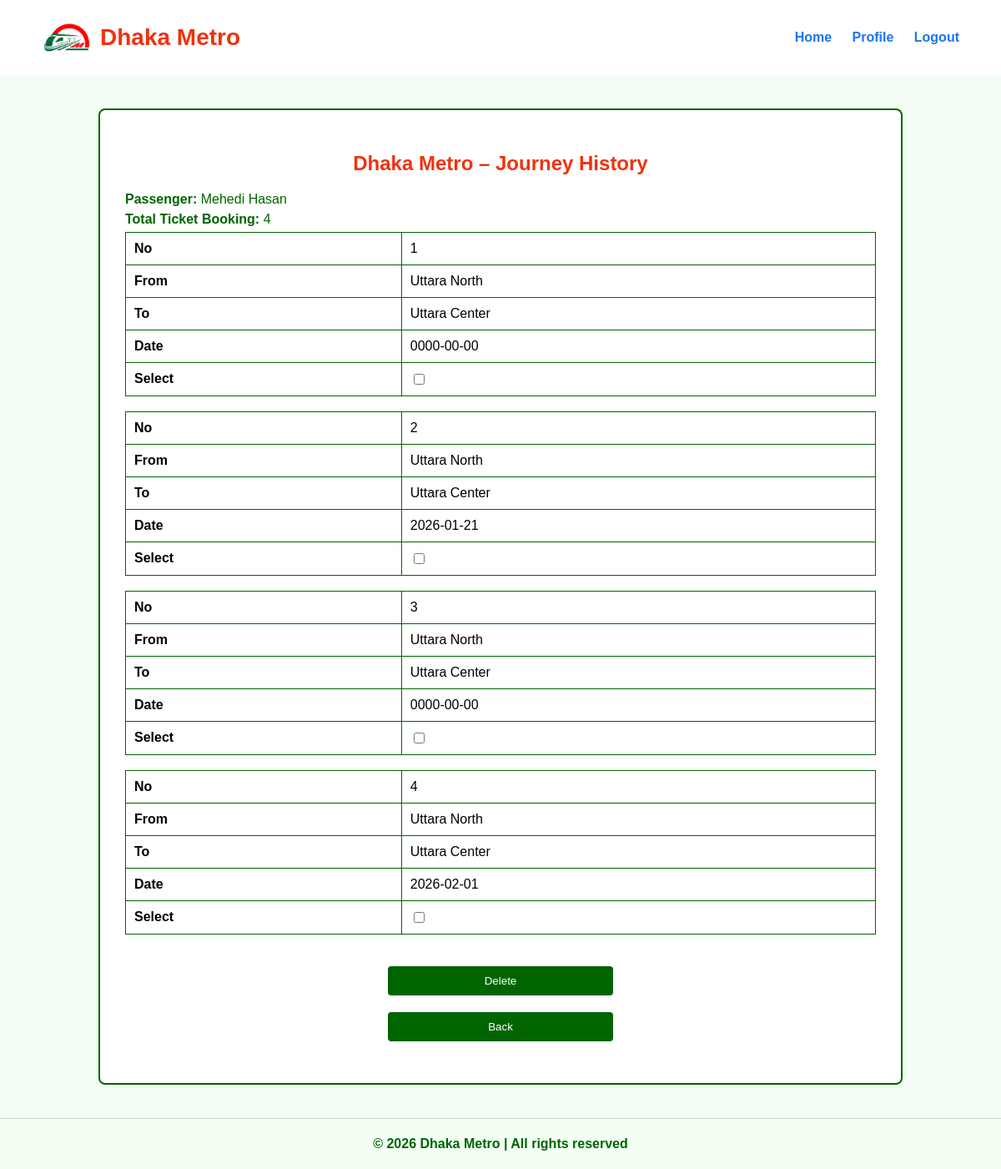
/passenger/view/journey_history.php (signed in), run on the app's committed database.
### tables this page shows
CREATE TABLE `users` (
  `UserID` int(11) NOT NULL,
  `RoleID` int(11) NOT NULL,
  `FirstName` varchar(50) NOT NULL,
  `LastName` varchar(50) DEFAULT NULL,
  `Mobile` varchar(15) NOT NULL,
  `NID` varchar(20) DEFAULT NULL,
  `DateOfBirth` date DEFAULT NULL,
  `Gender` enum('Male','Female','Other') DEFAULT NULL,
  `Password` varchar(255) NOT NULL,
  `Status` enum('Active','Blocked') DEFAULT 'Active',
  `CreatedAt` timestamp NOT NULL DEFAULT current_timestamp()
);

CREATE TABLE `tickets` (
  `TicketID` int(11) NOT NULL,
  `UserID` int(11) NOT NULL,
  `RouteID` int(11) NOT NULL,
  `JourneyDate` date NOT NULL,
  `Status` enum('Pending','Confirmed','Cancelled','Blocked') DEFAULT 'Pending',
  `CreatedAt` timestamp NOT NULL DEFAULT current_timestamp()
);

CREATE TABLE `routes` (
  `RouteID` int(11) NOT NULL,
  `FromStation` varchar(50) NOT NULL,
  `ToStation` varchar(50) NOT NULL,
  `Fare` decimal(10,2) NOT NULL
);

### passenger/model/JourneyModel.php (called while the page is built, shortened)
<?php
include "Database.php";
function getPassenger($userId) {
    global $conn;
    $sql = "SELECT FirstName, LastName
            FROM users
            WHERE UserID = $userId";
    return mysqli_query($conn, $sql);
}
function getTotalTicket($userId) {
    global $conn;
    $sql = "SELECT COUNT(*) AS total
            FROM tickets
            WHERE UserID = $userId";
    return mysqli_query($conn, $sql);
}
function getJourneyHistory($userId) {
    global $conn;
    $sql = "SELECT
                t.TicketID,
                r.FromStation,
                r.ToStation,
                t.JourneyDate
            FROM tickets t
            JOIN routes r ON t.RouteID = r.RouteID
            WHERE t.UserID = $userId
            ORDER BY t.CreatedAt DESC";
    return mysqli_query($conn, $sql);
}
?>

### passenger/view/journey_history.php (the view, shortened to what this page needs)
<?php
include "../model/JourneyModel.php";
include "header.php";
$userId = $_SESSION['UserID'] ?? 0;
$passenger = mysqli_fetch_assoc(getPassenger($userId));
$total = mysqli_fetch_assoc(getTotalTicket($userId));
$journeys = getJourneyHistory($userId);
?>
<link rel="stylesheet" href="journey_history.css">
<div class="dashboard-content">
    <h2 class="page-title">Dhaka Metro  – Journey History</h2>
    <p><strong>Passenger:</strong>
        <?php echo $passenger['FirstName']." ".$passenger['LastName']; ?>
    </p>
    <p><strong>Total Ticket Booking:</strong>
        <?php echo $total['total']; ?>
    </p>
    <form method="post"
          action="../controller/JourneyController.php"
          onsubmit="return validateDelete();">
        <?php
        $no = 1;
        while ($row = mysqli_fetch_assoc($journeys)) {
        ?>
            <table class="history-table">
                <tr>
                    <td><strong>No</strong></td>
                    <td><?php echo $no++; ?></td>
                </tr>
                <tr>
                    <td><strong>From</strong></td>
                    <td><?php echo $row['FromStation']; ?></td>
                </tr>
                <tr>
                    <td><strong>To</strong></td>
                    <td><?php echo $row['ToStation']; ?></td>
                </tr>
                <tr>
                    <td><strong>Date</strong></td>
                    <td><?php echo $row['JourneyDate']; ?></td>
                </tr>
                <tr>
                    <td><strong>Select</strong></td>
                    <td>
                        <input type="checkbox"
                               name="ticket_id[]"
                               value="<?php echo $row['TicketID']; ?>">
                    </td>
                </tr>
            </table>
            <br>
        <?php } ?>
        <button type="submit" class="danger-btn">Delete</button>
        <button type="button"class="danger-btn" onclick="window.location.href='payment_record_page.php '">
   Back
</button>
    </form>
</div>
<?php include "footer.php"; ?>

### passenger/view/header.php
 <link rel="stylesheet" href="dashboard.css">
<div class="header">
    <div class="header-left">
        <img src="signuplogo.png" alt="Metro Logo" class="logo">
        <h1>Dhaka Metro</h1>
    </div>
    <div class="header-right">
        <a href="dashboard_after_login.php">Home</a>
        <a href="payment_record_page.php">Profile</a>
      <a href="/passenger/controller/LogoutController.php">Logout</a>
    </div>
</div>

### passenger/view/footer.php (shortened to what this page needs)
<footer class="footer">
    <p>&copy; <?php echo date("Y"); ?> Dhaka Metro | All rights reserved</p>
</footer>

### passenger/view/dashboard.css (style rules this page uses)
.header { display: flex; justify-content: space-between; align-items: center; padding: 15px 50px; background-color: #ffffff; }
.header-left { display: flex; align-items: center; }
.logo { width: 60px; margin-right: 10px; }
.header-left h1 { color: #F0320C; font-size: 28px; margin: 0; }
.header-right a { color: #1D75F0; text-decoration: none; margin-left: 20px; font-weight: bold; font-size: 16px; }
.footer { text-align: center; padding: 15px 0; color: #006400; font-weight: bold; border-top: 1px solid #ccc; background-color: #f4fff4; margin-top: auto; }

### passenger/view/journey_history.css (style rules this page uses)
.header { display: flex; justify-content: space-between; align-items: center; padding: 15px 50px; background-color: #ffffff; }
.header-left { display: flex; align-items: center; }
.logo { width: 60px; margin-right: 10px; }
.header-left h1 { color: #F0320C; font-size: 28px; margin: 0; }
.header-right a { color: #1D75F0; text-decoration: none; margin-left: 20px; font-weight: bold; }
.dashboard-content { width: 80%; max-width: 900px; margin: 40px auto; background-color: #ffffff; border: 2px solid #006400; border-radius: 8px; padding: 30px; }
.page-title { text-align: center; color: #F0320C; margin-bottom: 20px; }
.dashboard-content p { color: #006400; margin: 6px 0; }
.history-table { width: 100%; border-collapse: collapse; }
.history-table td { border: 1px solid #006400; padding: 10px; }
.danger-btn { width: 30%; padding: 10px; background-color: #006400; color: white; border: none; border-radius: 4px; display: block; margin: 20px auto; }

### passenger/view/footer.php (style rules this page uses)
.footer { text-align: center; padding: 5px 0; color: #006400; font-weight: bold; border-top: 1px solid #ccc; background-color: #f4fff4; }

### data on the page
users: FirstName "Mehedi", LastName "Hasan"
tickets: RouteID.FromStation "Uttara North", RouteID.ToStation "Uttara Center", JourneyDate "0000-00-00"
tickets: RouteID.FromStation "Uttara North", RouteID.ToStation "Uttara Center", JourneyDate "2026-01-21"
tickets: RouteID.FromStation "Uttara North", RouteID.ToStation "Uttara Center", JourneyDate "0000-00-00"
tickets: RouteID.FromStation "Uttara North", RouteID.ToStation "Uttara Center", JourneyDate "2026-02-01"

### other printed values
$total['total'] "4"
